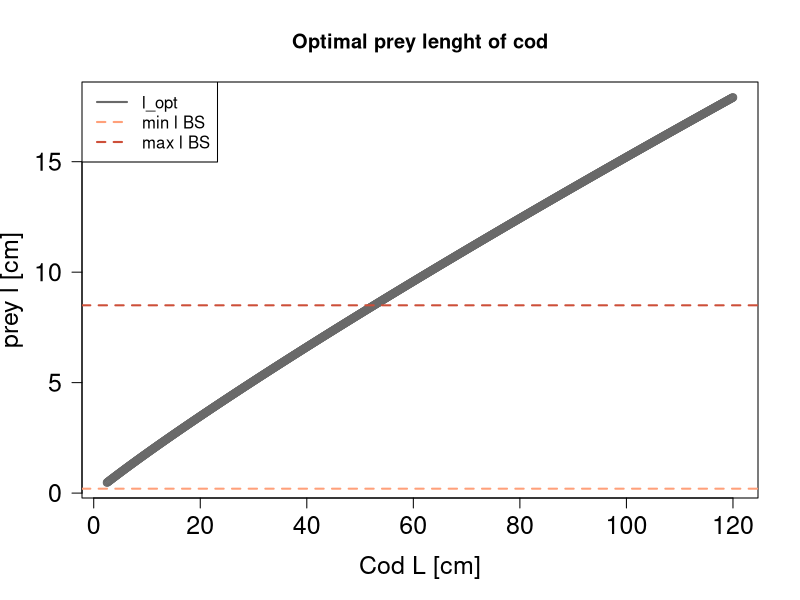
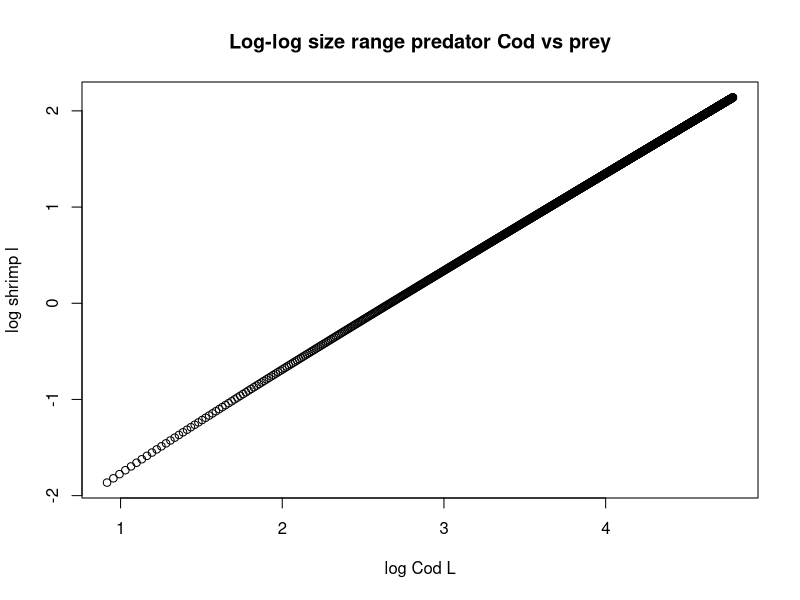
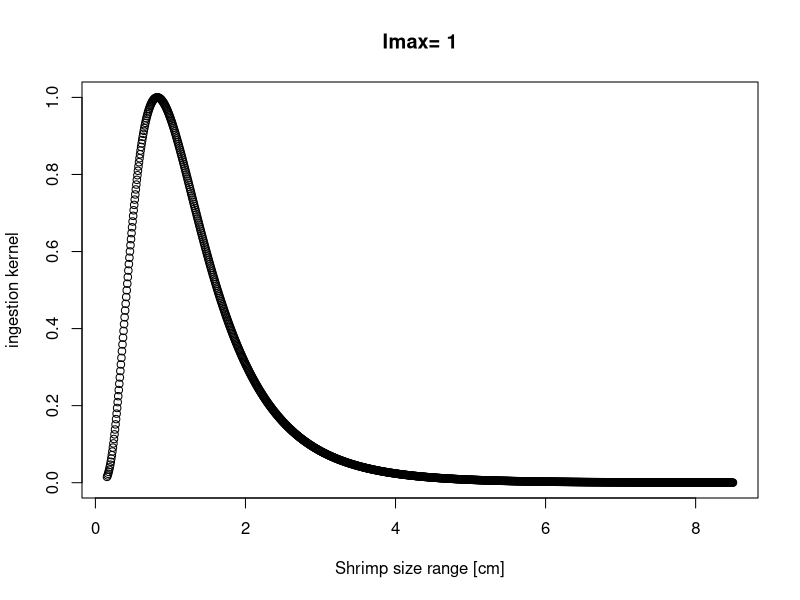

Write the R code that produced these figures, in order. (Note: this script raises an error after producing the figures.)

#Here Predation function will be determined

lopt = function(l_pred){
  l = log(l_pred)
  r=-1.65
  gamma = 0.011
  return(r + l - gamma*l^2)
}


ingestion_kernel = function(I_max, l_pred, l_prey){
  l_opt = lopt(l_pred)
  return(I_max*exp(-3/2*(log(l_prey)-l_opt)^2))
}


cod_lRange = seq(2.5, 120, 0.1) #[cm]
cod_larvRange = seq(2.5, 3, 0.01) #[cm]
shrimp_lRange = seq(0.155, 8.5, 0.0071) #(8.5-0.15)/1176 steps to meet same length as cod L range



plot(cod_lRange, exp(lopt(cod_lRange)), main = 'Optimal prey lenght of cod', xlab= 'Cod L [cm]',
     ylab = 'prey l [cm]' , col = 'gray41', las = 1, cex.axis=1.5, cex.lab=1.5)#, cex.main=1.3, xlim = c(1,4), ylim = c(0,2))
abline(h=0.2, lty= 2, col = 'lightsalmon', lwd=2)
abline(h=8.5, lty=2, col='tomato3', lwd = 2)
legend("topleft", c('l_opt', 'min l BS', 'max l BS') ,col=c('gray41','lightsalmon', 'tomato3'),
       lty = c(1,2,2), lwd=2)




plot(log(cod_lRange), log(shrimp_lRange), main = 'Log-log size range predator Cod vs prey',
     xlab= 'log Cod L', ylab = 'log shrimp l')

fit = lm(log(shrimp_lRange) ~ log(cod_lRange))
summary(fit)
dev.off()

Imax = 1
plot(shrimp_lRange, ingestion_kernel(I_max = Imax, cod_lRange[20],shrimp_lRange), main = paste("Imax=", Imax),
     xlab= 'Shrimp size range [cm]', ylab = 'ingestion kernel')#, xlim= c(0,20))


plot(cod_larvRange, ingestion_kernel(I_max = Imax, cod_larvRange), main = paste("Imax=", Imax),
     xlab= 'Cod size range [cm]', ylab = 'ingestion kernel')#, xlim= c(0,20))



#See with one single L_opt for the avg size of larvae cod:
cod_avg = (2.5+3)/2
l_opt_cod_avg = lopt(cod_avg)

#first see range of l_opt for larval cods:
range_lopt_larvCod = exp(lopt(cod_larvRange))
min(range_lopt_larvCod)
max(range_lopt_larvCod)

shrimpLarv_range = seq(min(range_lopt_larvCod), max(range_lopt_larvCod), length.out = length(cod_larvRange))

ingestion_kernel_c = function(I_max, l_prey){
  l_opt = -0.6496558
  return(I_max*exp(-3/2*(log(l_prey)-l_opt)^2))
}

Imax=1
plot(cod_larvRange, ingestion_kernel_c(I_max = Imax, shrimpLarv_range), main = paste("Imax=", Imax),
     xlab= 'Cod size range [cm]', ylab = 'ingestion kernel')



#Cod reproduciton 'peak' in spring :
Bcod = function(t) {
  toReturn = 0.2 * (1.05 + cos( (2*pi/ 365)*(t-105) ) )
  return(toReturn)
}

t = seq(1,365*5)
plot(t, Bcod(t))


#test l - l_opt against Ing. kernel
Imax = 10
plot(log(shrimp_lRange) -  l_opt_cod_avg, ingestion_kernel(I_max = Imax, shrimp_lRange), main = paste("Imax=", Imax),
     xlab= 'l - l_opt', ylab = 'clearance efficiency')
